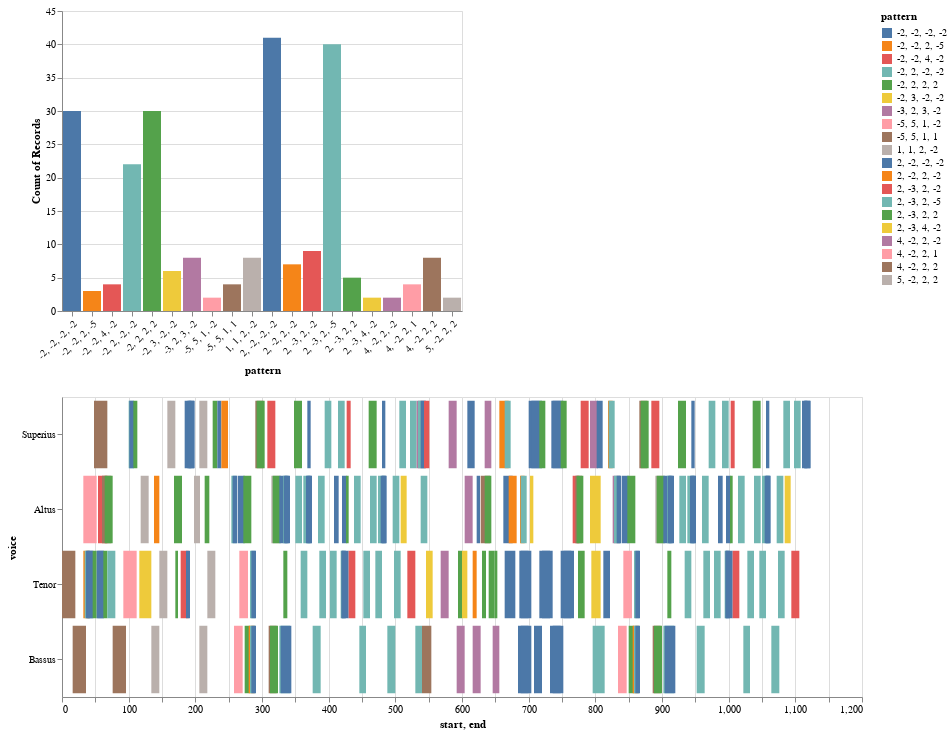

Notebook code cell kept with this figure:
### Markdown cell above
## an initial view of the Model, with all entries

### Code cell
# select the model from the list
model = piece_list[0]
prefix = 'https://crimproject.org/mei/' 
# prefix = 'Music_Files/'
url = prefix + model
model = importScore(url)

# find entries for model
nr = model.notes(combineUnisons=combineUnisons)
mel = model.melodic(df=nr, kind=kind, compound=False, unit=0, end=False)
mod_mel_ngrams = model.ngrams(df=mel, n=n)

# pass the following ngrams to the plot below as first df
mod_entry_ngrams = model.entries(df=mel, n=n, thematic=True, anywhere=True)

# pass the ngram durations below to the plot as second df
mod_mel_ngrams_duration = model.durations(df=mel, n=n, mask_df=mod_entry_ngrams)
mod_entries_stack = list(mod_entry_ngrams.stack().unique())

print(model.metadata)

display(viz.plot_ngrams_heatmap(mod_entry_ngrams, mod_mel_ngrams_duration, selected_patterns=[], voices=[], heatmap_width=800,
                        heatmap_height=300, includeCount=True))

### Figure 1 — Vega-Lite specification as saved in the notebook (floating-point values rounded to 4 significant figures; data arrays with more than 128 entries replaced by an {"elided": "..."} marker saying what was removed)
{"config": {"view": {"continuousWidth": 400, "continuousHeight": 300}}, "vconcat": [{"mark": "bar", "encoding": {"color": {"field": "pattern", "type": "nominal"}, "opacity": {"condition": {"value": 1, "selection": "selector001"}, "value": 0.2}, "x": {"axis": {"labelAngle": -45}, "field": "pattern", "type": "nominal"}, "y": {"aggregate": "count", "field": "pattern", "type": "nominal"}}, "selection": {"selector001": {"type": "multi", "fields": ["pattern"]}}}, {"mark": "bar", "encoding": {"color": {"field": "pattern", "type": "nominal"}, "opacity": {"condition": {"value": 1, "selection": "selector001"}, "value": 0.2}, "tooltip": [{"field": "start", "type": "quantitative"}, {"field": "end", "type": "quantitative"}, {"field": "pattern", "type": "nominal"}], "x": {"field": "start", "type": "quantitative"}, "x2": {"field": "end"}, "y": {"field": "voice", "sort": null, "type": "nominal"}}, "height": 300, "selection": {"selector001": {"type": "multi", "fields": ["pattern"]}}, "width": 800}], "data": {"name": "data-50905555fb2e64d314762790c266edae"}, "$schema": "https://vega.github.io/schema/vega-lite/v4.17.0.json", "datasets": {"data-50905555fb2e64d314762790c266edae": {"elided": "237 records"}}}
